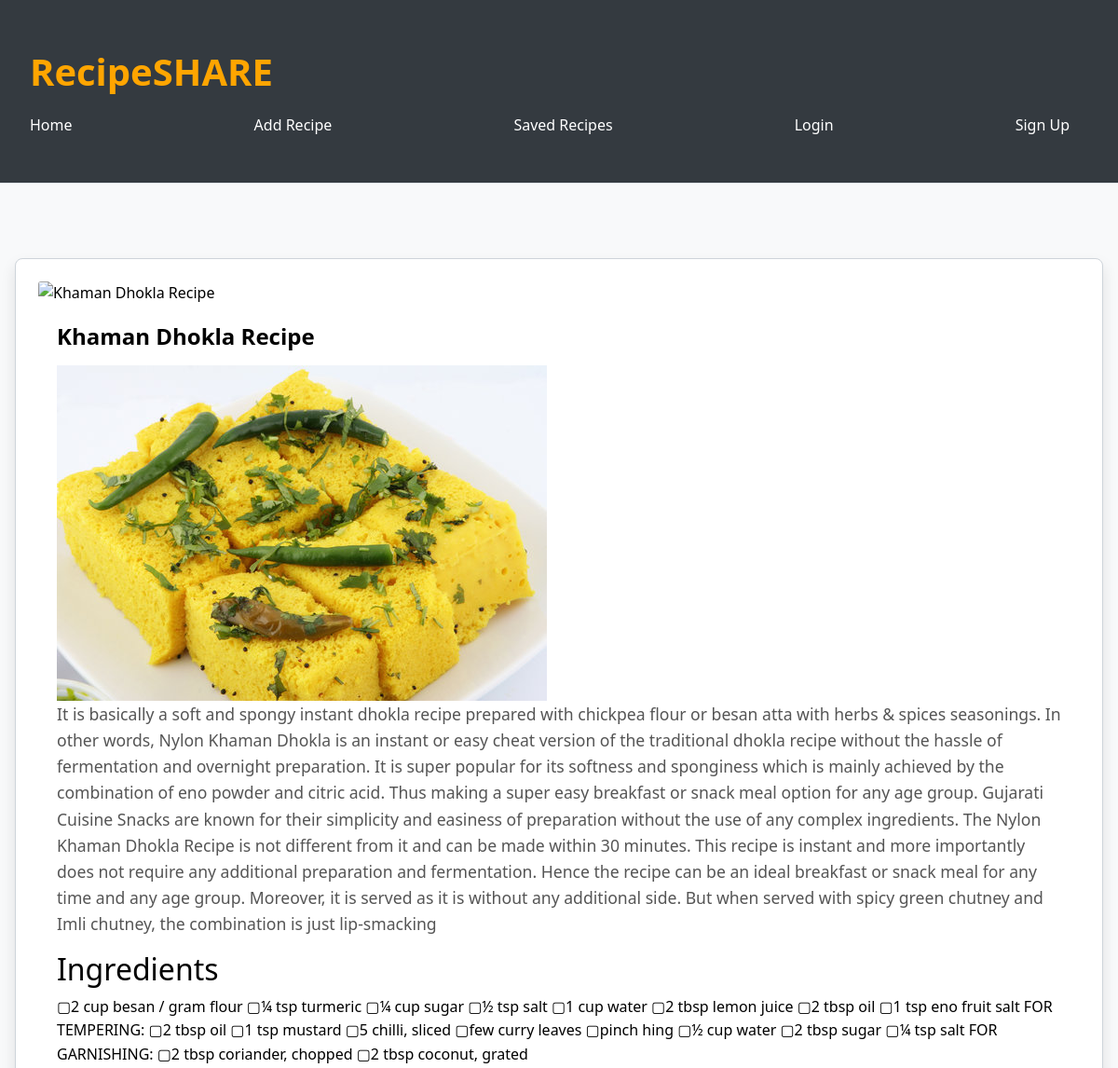
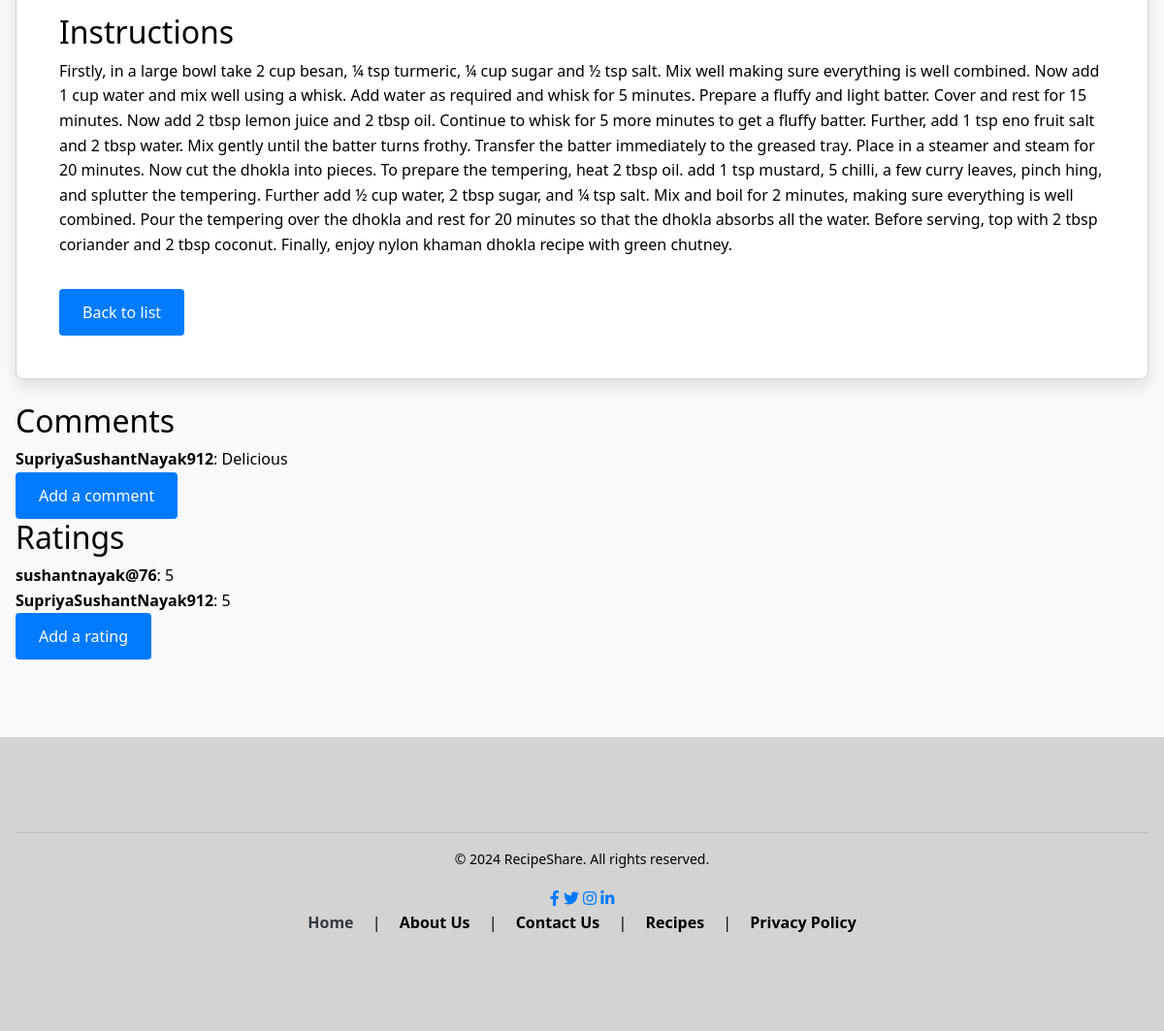
/recipe/44/, run on the app's committed database (2 pictures, top to bottom).
### recipes/models.py (models this page shows, shortened)
class Recipe(models.Model):
    title = models.CharField(max_length=200)
    description = models.TextField()
    ingredients = models.TextField()
    instructions = models.TextField()
    image = models.ImageField(upload_to='recipes/', blank=True, null=True)
    created_at = models.DateTimeField(auto_now_add=True)
    updated_at = models.DateTimeField(auto_now=True)
    author = models.ForeignKey(User, on_delete=models.CASCADE)

class Comment(models.Model):
    recipe = models.ForeignKey(Recipe, related_name='comments', on_delete=models.CASCADE)
    author = models.ForeignKey(User, on_delete=models.CASCADE)
    content = models.TextField()
    created_at = models.DateTimeField(auto_now_add=True)

class Rating(models.Model):
    recipe = models.ForeignKey(Recipe, related_name='ratings', on_delete=models.CASCADE)
    user = models.ForeignKey(User, on_delete=models.CASCADE)
    rating = models.IntegerField()

### recipes/views.py (the view)
# urls.py: path('recipe/<int:pk>/', views.recipe_detail, name='recipe_detail'),
def recipe_detail(request, pk):
    recipe = get_object_or_404(Recipe, pk=pk)
    comments = recipe.comments.all()
    ratings = recipe.ratings.all()
    return render(request, 'recipes/recipe_detail.html', {'recipe': recipe, 'comments': comments, 'ratings': ratings})

### recipes/templates/recipes/recipe_detail.html (shortened to what this page needs)
{% extends 'recipes/base.html' %}
{% load static %}
{% block content %}
<div class="card mb-4">
    <img src="{% static 'recipes/images/placeholder.jpg' %}" class="card-img-top recipe-detail-img" alt="{{ recipe.title }}">
    <div class="card-body">
        <h1 class="card-title">{{ recipe.title }}</h1>
        {% if recipe.image %}
            <img src="{{ recipe.image.url }}" class="img-fluid" alt="{{ recipe.title }}">
        {% endif %}
        <p class="card-text">{{ recipe.description }}</p>
        <h2>Ingredients</h2>
        <p>{{ recipe.ingredients }}</p>
        <h2>Instructions</h2>
        <p>{{ recipe.instructions }}</p>
        <a href="{% url 'recipe_list' %}" class="btn btn-secondary mt-3">Back to list</a>
    </div>
</div>
<h2>Comments</h2>
<div class="comment-section">
    {% for comment in comments %}
    <div class="comment">
        <strong>{{ comment.author }}</strong>: {{ comment.content }}
    </div>
    {% endfor %}
    <a href="{% url 'add_comment_to_recipe' recipe.pk %}" class="btn btn-primary">Add a comment</a>
</div>
<h2>Ratings</h2>
<div class="rating-section">
    {% for rating in ratings %}
    <div class="rating">
        <strong>{{ rating.user }}</strong>: {{ rating.rating }}
    </div>
    {% endfor %}
    <a href="{% url 'add_rating_to_recipe' recipe.pk %}" class="btn btn-primary">Add a rating</a>
</div>
{% endblock %}

### recipes/static/css/styles.css (style rules this page uses)
* { margin: 0; padding: 0; box-sizing: border-box; }
body { font-family: 'Segoe UI', Tahoma, Geneva, Verdana, sans-serif; background-color: #f8f9fa; color:black; line-height: 1.6; }
.card { background-color: #ffffff; border: 1px solid #ced4da; border-radius: 0.5rem; box-shadow: 0 0.5rem 1rem rgba(0, 0, 0, 0.1); padding: 1.5rem; margin-bottom: 1.5rem; }
.card-title { font-size: 1.5rem; font-weight: bold; margin-bottom: 1rem; }
.card-text { font-size: 1.1rem; line-height: 1.6; color: #555; }
.btn { display: inline-block; padding: 0.75rem 1.5rem; background-color: #007bff; color: #ffffff; text-align: center; text-decoration: none; border: none; border-radius: 0.25rem; transition: background-color 0.2s ease-in-out; cursor: pointer; }
.btn-primary { background-color: #007bff; border-color: #007bff; }

### data on the page
Recipe: title "Khaman Dhokla Recipe", image (picture), description "It is basically a soft and spongy instant dhokla recipe prepared with chickpea flour or besan atta with herbs & spices seasonings. In other words, Nylon Khaman Dhokla is an instant or easy cheat version of the traditional dhokla recipe without the hassle of fermentation and overnight preparation. It is super popular for its softness and sponginess which is mainly achieved by the combination of eno powder and citric acid. Thus making a super easy breakfast or snack meal option for any age group. Gujarati Cuisine Snacks are known for their simplicity and easiness of preparation without the use of any complex ingredients. The Nylon Khaman Dhokla Recipe is not different from it and can be made…", ingredients "▢2 cup besan / gram flour ▢¼ tsp turmeric ▢¼ cup sugar ▢½ tsp salt ▢1 cup water ▢2 tbsp lemon juice ▢2 tbsp oil ▢1 tsp eno fruit salt FOR TEMPERING: ▢2 tbsp oil ▢1 tsp mustard ▢5 chilli, sliced ▢few curry leaves ▢pinch hing ▢½ cup water ▢2 tbsp sugar ▢¼ tsp salt FOR GARNISHING: ▢2 tbsp coriander, chopped ▢2 tbsp coconut, grated", instructions "Firstly, in a large bowl take 2 cup besan, ¼ tsp turmeric, ¼ cup sugar and ½ tsp salt. Mix well making sure everything is well combined. Now add 1 cup water and mix well using a whisk. Add water as required and whisk for 5 minutes. Prepare a fluffy and light batter. Cover and rest for 15 minutes. Now add 2 tbsp lemon juice and 2 tbsp oil. Continue to whisk for 5 more minutes to get a fluffy batter. Further, add 1 tsp eno fruit salt and 2 tbsp water. Mix gently until the batter turns frothy. Transfer the batter immediately to the greased tray. Place in a steamer and steam for 20 minutes. Now cut the dhokla into pieces. To prepare the tempering, heat 2 tbsp oil. add 1 tsp mustard, 5 chilli, a…"
Comment: author "SupriyaSushantNayak912", content "Delicious"
Rating: user "sushantnayak@76", rating "5"
Rating: user "SupriyaSushantNayak912", rating "5"
